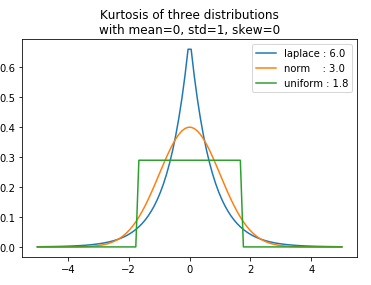

Here is the Python script that generated this plot:
import matplotlib.pyplot as plt
import numpy as np
import seaborn as sns
import scipy.stats as stats

# distributions (mean=0, variance=1, skewness=0)
laplace = stats.laplace(scale=1 / np.sqrt(2))
norm = stats.norm()
uniform = stats.uniform(-np.sqrt(12) / 2, 2*np.sqrt(12) / 2)

# plot
x = np.linspace(-5, 5, 100)
ax = plt.subplot()

# moments (stats uses the Fisher kurtosis by default so we add 3 to get the Pearson kurtosis)
for name, distr in zip(['laplace', 'norm', 'uniform'], [laplace, norm, uniform]):
    kurt = distr.stats(moments='k')
    ax.plot(x, distr.pdf(x), label='{:<8}: {:.1f}'.format(name, kurt+3))

# add details
_ = ax.set_title('Kurtosis of three distributions\nwith mean=0, std=1, skew=0')
_ = ax.legend()
